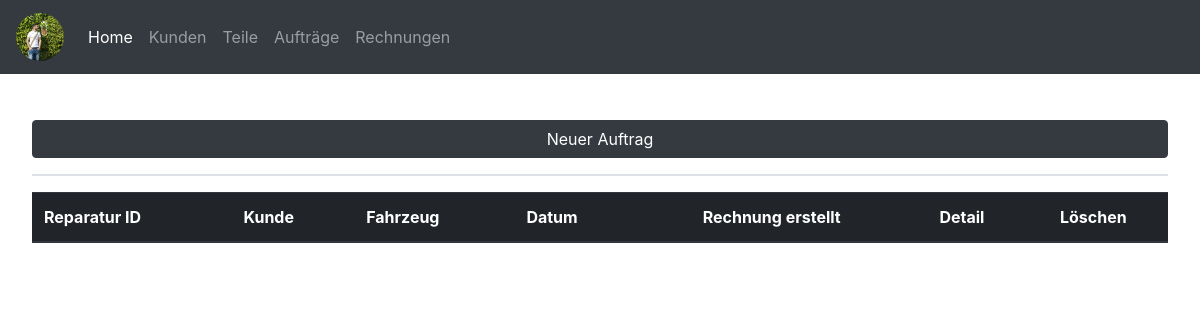
Page /contract_list.php on the earlier database version.
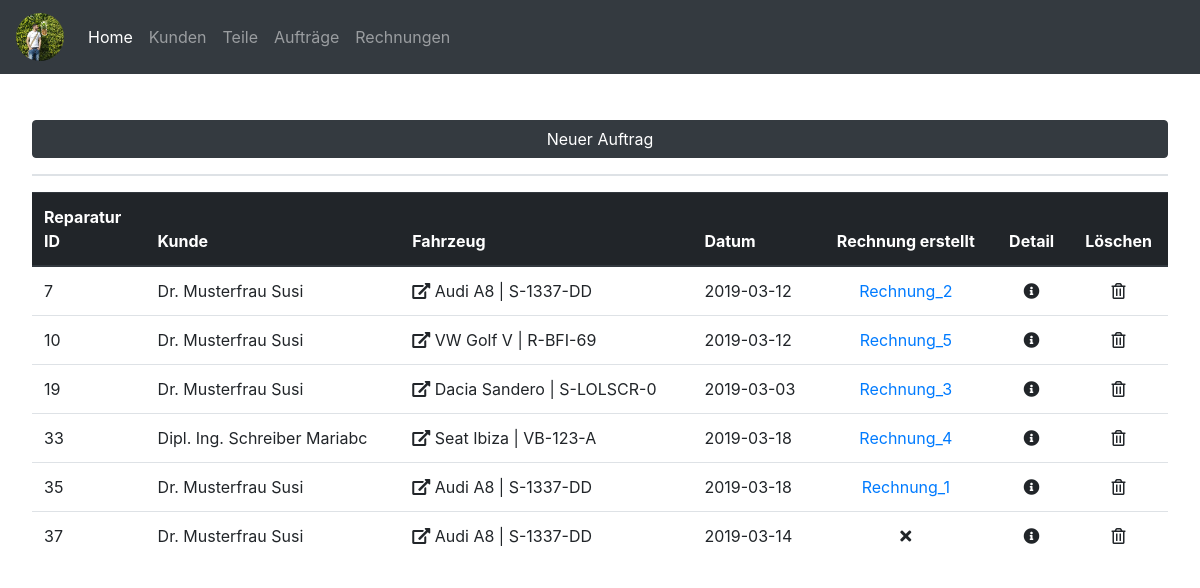
Same page on the later database version.
### tables this page shows
CREATE TABLE `reparatur` (
  `repid` int(11) NOT NULL,
  `fzid` int(11) NOT NULL,
  `datum` date NOT NULL,
  `rechnungerstellt` tinyint(1) NOT NULL
);

CREATE TABLE `kunde` (
  `kundennummer` int(10) NOT NULL,
  `anrede` varchar(15) NOT NULL,
  `titel` varchar(10) NOT NULL,
  `vorname` varchar(20) NOT NULL,
  `nachname` varchar(20) NOT NULL,
  `gebdat` date NOT NULL,
  `strasse` varchar(50) NOT NULL,
  `plz` int(10) NOT NULL,
  `ort` varchar(50) NOT NULL,
  `telefon` varchar(20) NOT NULL,
  `email` varchar(50) NOT NULL,
  `newsletter` tinyint(1) NOT NULL,
  `kommentar` text NOT NULL,
  `kundeseit` date NOT NULL
);

CREATE TABLE `fahrzeug` (
  `fzid` int(11) NOT NULL,
  `kundeid` int(11) NOT NULL,
  `marke` varchar(20) NOT NULL,
  `type` varchar(20) NOT NULL,
  `kennzeichen` varchar(10) NOT NULL,
  `fahrgestellnummer` varchar(30) NOT NULL,
  `nationalcode` varchar(20) NOT NULL,
  `motorkennzeichen` varchar(4) NOT NULL,
  `getriebekennzeichen` varchar(20) NOT NULL,
  `farbe` varchar(20) NOT NULL,
  `treibstoff` varchar(20) NOT NULL,
  `leistung` int(3) NOT NULL,
  `hubraum` int(5) NOT NULL,
  `erstzulassung` date NOT NULL
);

CREATE TABLE `rechnung` (
  `rechnungid` int(11) NOT NULL,
  `repid` int(11) DEFAULT NULL,
  `rechnungsnummer` int(11) NOT NULL,
  `rechnungsdatum` date NOT NULL,
  `kundenid` int(11) NOT NULL,
  `fahrzeugid` int(11) NOT NULL,
  `summe` float NOT NULL,
  `status` varchar(20) NOT NULL
);

### contract_list.php (the view, shortened to what this page needs)
<?php include_once('connection.php') ?>
<?php include('header.php') ?>
<?php
$sql ="SELECT * FROM `reparatur`";
$result = $pdo->query($sql);
echo" <button type='button' class='btn btn-dark btn-new-car mb-3 mb-lg-0' data-toggle='modal' data-target='#contractnewmodal'>Neuer Auftrag</button><br /><hr />";
echo "<table id='contracttable' class='display table table-hover'>";
echo "<thead class='thead-dark'>";
echo "<tr>";
echo "<th>Reparatur ID</th>";
echo "<th>Kunde</th>";
echo "<th>Fahrzeug</th>";
echo "<th>Datum</th>";
echo "<th><center>Rechnung erstellt</center></th>";
echo "<th><center>Detail</center></th>";
echo "<th><center>Löschen</center></th>";
echo "</tr>";
echo "</thead>";
echo "<tbody>";
while($row = $result->fetch())
{
    $sql2 ="SELECT * FROM `fahrzeug` WHERE `fzid`=".$row['fzid'];
    $result2 = $pdo->query($sql2);
    while($row2 = $result2->fetch())
    {
        $kundenid = $row2['kundeid'];
        $marke = $row2['marke'];
        $type = $row2['type'];
        $kennzeichen = $row2['kennzeichen'];
    }
    echo "<tr href='contract_detail.php?repid=" . $row['repid']."'>";
    echo "<td class='td-maxw-10'>".$row["repid"]."</td>";
    $sql3 = "SELECT titel, vorname, nachname FROM kunde WHERE kundennummer = $kundenid";
    foreach ($pdo->query($sql3) as $row3) {
        echo '<td>' . $row3['titel'] . ' ' . $row3['nachname'] . ' ' . $row3['vorname'] . '</td>';
    }
    if(isset($kundenid))
    {
        echo "<td><i class='fas fa-external-link-alt'></i></i> <a class='carlink' href='customer_detail.php?kundennummer=" . $kundenid."'>".$marke . ' ' . $type . ' | ' .$kennzeichen."</a></td>";
    }
    else
    {
        echo "<td>".$row["fzid"]."</td>";
    }
    echo "<td>".$row["datum"]."</td>";
    $sqlrechnungsnummer = "SELECT rechnung.rechnungsnummer FROM rechnung LEFT JOIN reparatur ON rechnung.repid = reparatur.repid WHERE rechnung.repid = {$row['repid']}";
    $stmtrechnungsnummer = $pdo->prepare($sqlrechnungsnummer);
    $stmtrechnungsnummer->execute();
    $resultrechnungsnummer = $stmtrechnungsnummer->fetch();
    if ($row["rechnungerstellt"] == 0) {
            echo "<td><center><i class='fas fa-times'></i></center></td>";
        } else {
            echo "<td><center><a href='invoices/Rechnung_" . $resultrechnungsnummer['rechnungsnummer'] . ".pdf'>Rechnung_" . $resultrechnungsnummer['rechnungsnummer'] . "</a></center></td>";
        };
    echo "<td><a href='contract_detail.php?repid=".$row['repid']."'><center><i class='fas fa-info-circle'></i></center></a></td>";
    echo '<td><a style="cursor: pointer;" class="" data-toggle="modal" data-target="#contractdeletemodal' .$row['repid']. '"><center><i class="far fa-trash-alt"></i></center></a></td>';
    echo "</tr>"; ?>
<?php }
echo "</tbody>";
echo "</table>";
?>
<?php include('footer.php') ?>

Differences in the rows shown:
added reparatur: repid "7", fzid.marke "Audi", fzid.type "A8", fzid.kennzeichen "S-1337-DD", datum "2019-03-12", rechnung.rechnungsnummer "2"
added kunde: titel "Dr.", nachname "Musterfrau", vorname "Susi"
added reparatur: repid "10", fzid.marke "VW", fzid.type "Golf V", fzid.kennzeichen "R-BFI-69", datum "2019-03-12", rechnung.rechnungsnummer "5"
added reparatur: repid "19", fzid.marke "Dacia", fzid.type "Sandero", fzid.kennzeichen "S-LOLSCR-0", datum "2019-03-03", rechnung.rechnungsnummer "3"
added reparatur: repid "33", fzid.marke "Seat", fzid.type "Ibiza", fzid.kennzeichen "VB-123-A", datum "2019-03-18", rechnung.rechnungsnummer "4"
added kunde: titel "Dipl. Ing.", nachname "Schreiber", vorname "Mariabc", shown under "33"
added reparatur: repid "35", fzid.marke "Audi", fzid.type "A8", fzid.kennzeichen "S-1337-DD", datum "2019-03-18", rechnung.rechnungsnummer "1"
added reparatur: repid "37", fzid.marke "Audi", fzid.type "A8", fzid.kennzeichen "S-1337-DD", datum "2019-03-14", rechnungerstellt 0 (drawn)
